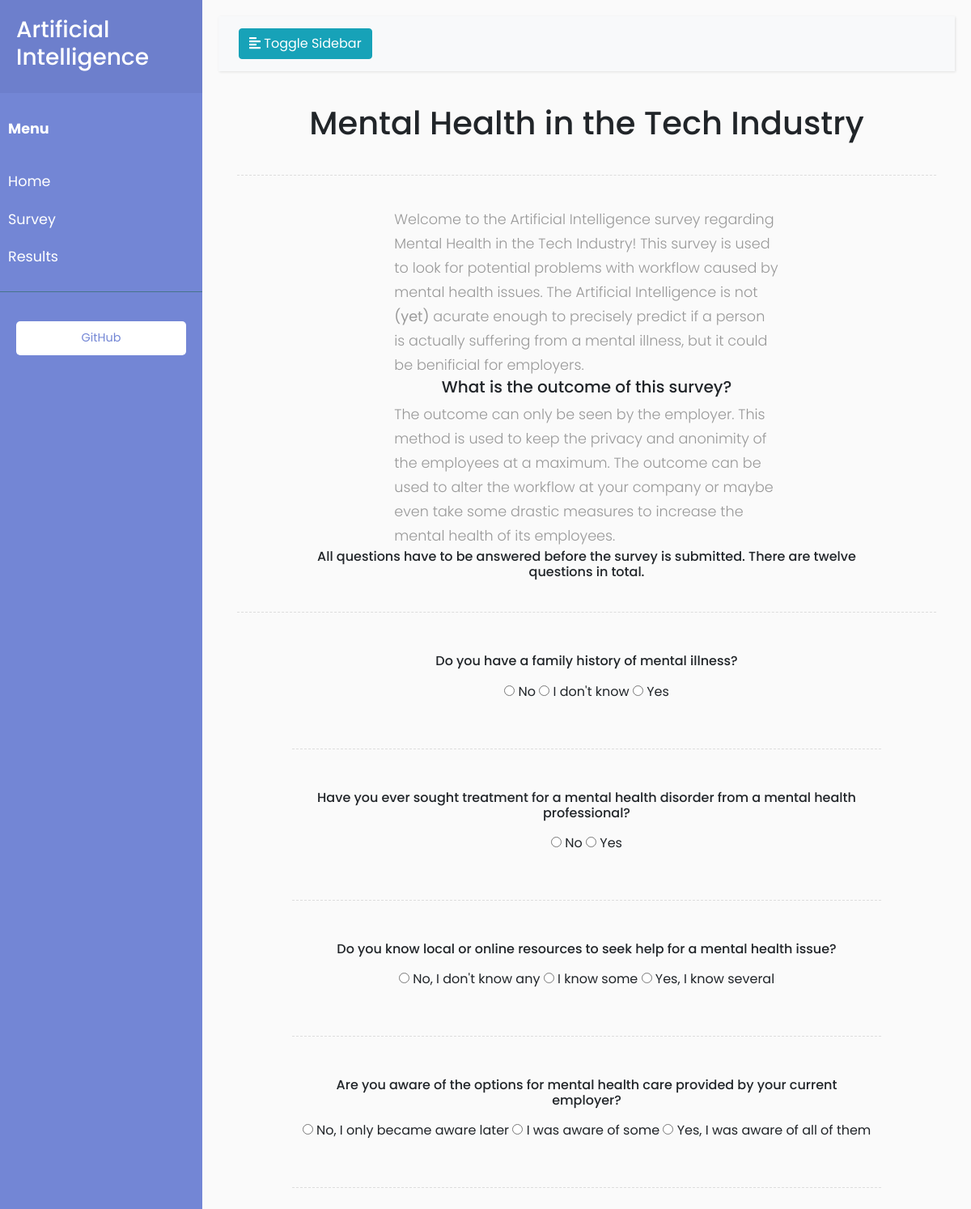
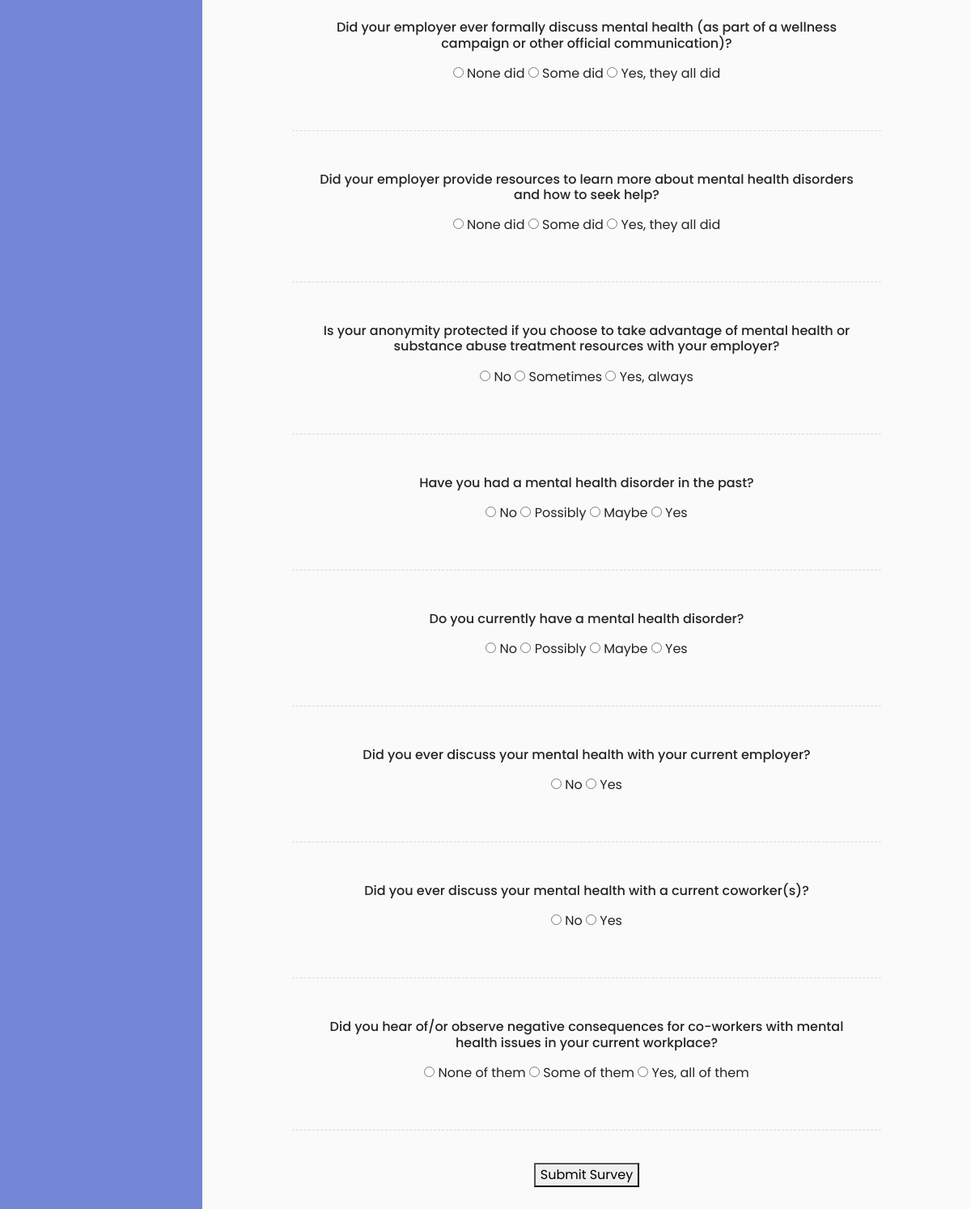
Screenshot of /survey/ with the database file from the repository (2 pictures, top to bottom).
### forms_AI/models.py (models this page shows)
class Questions(models.Model):
    question = models.CharField(max_length=255)
    answer_1 = models.CharField(max_length=255)
    answer_2 = models.CharField(max_length=255)
    answer_3 = models.CharField(max_length=255, blank=True, null=True)
    answer_4 = models.CharField(max_length=255, blank=True, null=True)

### forms_AI/views.py (the view, shortened to what this page needs)
# urls.py: path(r'', views.index, name='forms_AI_index'),
def index(request):
    questionTextRaw = Questions.objects.all()
    answers_1 = forms.RadioButtons_questionOne()
    answers_2 = forms.RadioButtons_questionTwo()
    answers_3 = forms.RadioButtons_questionThree()
    answers_4 = forms.RadioButtons_questionFour()
    answers_5 = forms.RadioButtons_questionFive()
    answers_6 = forms.RadioButtons_questionSix()
    answers_7 = forms.RadioButtons_questionSeven()
    answers_8 = forms.RadioButtons_questionEight()
    answers_9 = forms.RadioButtons_questionNine()
    answers_10 = forms.RadioButtons_questionTen()
    answers_11 = forms.RadioButtons_questionEleven()
    answers_12 = forms.RadioButtons_questionTwelve()
    totalAnswers = [answers_1, answers_2, answers_3, answers_4, answers_5, answers_6, answers_7, answers_8, answers_9, answers_10, answers_11, answers_12]
    information = {
        'questions': questionTextRaw,
        'answers': totalAnswers,
    }
    return render(request, 'forms_AI_index.html', information)

### forms_AI/templatetags/tags.py (called while the page is built)
@register.filter(name='zip')
def zip_lists(a, b):
    return zip(a, b)

### forms_AI/templates/forms_AI_index.html (shortened to what this page needs)
{% extends "base.html" %}
{% load tags %}
{% block page_content %}
<div id="content">
    <nav class="navbar navbar-expand-lg navbar-light bg-light">
        <div class="container-fluid">
            <button type="button" id="sidebarCollapse" class="btn btn-info">
                <i class="fas fa-align-left"></i>
                <span>Toggle Sidebar</span>
            </button>
        </div>
    </nav>
    <div class="context">
        <h1 style="text-align: center;">Mental Health in the Tech Industry</h1>
        <div class="line" style="width: 100%;"></div>
        <p class="text">
            Welcome to the Artificial Intelligence survey regarding Mental Health in the Tech Industry!
            This survey is used to look for potential problems with workflow caused by mental health issues.
            The Artificial Intelligence is not <b>(yet)</b> acurate enough to precisely predict if a person is actually suffering from a mental illness, but it could be benificial for employers.
        </p>
        <h5 style="text-align: center;">What is the outcome of this survey?</h5>
        <p class="text">
            The outcome can only be seen by the employer. This method is used to keep the privacy and anonimity of the employees at a maximum.
            The outcome can be used to alter the workflow at your company or maybe even take some drastic measures to increase the mental health of its employees.
        </p>
        <h6 style="text-align: center;">All questions have to be answered before the survey is submitted. There are twelve questions in total.</h6>
        <div class="line" style="width: 100%"></div>
    </div>
    <form method="POST" class='post-form'>
        {% for x, y in questions|zip:answers %}
        <div class="question {{ x.pk }}">
            <div class="question">
                <h6 class="questions_{{ x.pk }}_text">{{ x.question }}</h6>
                <div id='radiobuttons' style="margin-top: 1em;">
                    {{ y }}
                </div>
            </div>
        </div>
        <div class="line"></div>
        {% endfor %}
        <div class="submit-survey">
            <button id ="button" type="submit">Submit Survey</button>
        </div>
    </form>
</div>
{% endblock %}

### Artificial_Intelligence/templates/base.html (shortened to what this page needs)
{% load static %}
<link rel="stylesheet" href="https://stackpath.bootstrapcdn.com/bootstrap/4.1.3/css/bootstrap.min.css">
<link rel="stylesheet" href="{% static 'css/style.css' %}">
<link rel="stylesheet" href="{% static 'css/jquery-ui.css' %}">
<html>
<head>
</head>
<body>
    <div class="wrapper">
        <nav id="sidebar">
            <div class="sidebar-header"><h3>Artificial Intelligence</h3></div>
            <ul class="list-unstyled components">
                <p style="font-weight: bold;">Menu</p>
                <li><a href="{% url 'mainPage_index' %}">Home</a></li>
                <li><a href="{% url 'forms_AI_index' %}">Survey</a></li>
                <li><a href="{% url 'results_AI_index' %}">Results</a></li>
            </ul>
            <ul class="list-unstyled CTAs">
                <li><a href="https://github.com/DutchFakeTuber/Artificial_Intelligence" target="_blank" class="GitHub">GitHub</a></li>
            </ul>
        </nav>
        {% block page_content %}{% endblock %}
    </div>
</body>
</html>

### static/css/style.css (style rules this page uses)
body { font-family: 'Poppins', sans-serif; background: #fafafa; }
p { font-family: 'Poppins', sans-serif; font-size: 1.1em; font-weight: 300; line-height: 1.7em; color: #999; }
a, a:hover, a:focus { color: inherit; text-decoration: none; transition: all 0.3s; }
.navbar { padding: 15px 10px; background: #fff; border: none; border-radius: 0; margin-bottom: 40px; box-shadow: 1px 1px 3px rgba(0, 0, 0, 0.1); }
.line { width: 100%; height: 1px; border-bottom: 1px dashed #ddd; margin: 40px 0; }
.wrapper { display: flex; width: 100%; align-items: stretch; }
#sidebar { min-width: 250px; max-width: 250px; background: #7386D5; color: #fff; transition: all 0.3s; }
#sidebar .sidebar-header { padding: 20px; background: #6d7fcc; }
#sidebar ul.components { padding: 20px 0; border-bottom: 1px solid #47748b; }
#sidebar ul p { color: #fff; padding: 10px; }
#sidebar ul li a { padding: 10px; font-size: 1.1em; display: block; }
ul.CTAs { padding: 20px; }
ul.CTAs a { text-align: center; font-size: 0.9em !important; display: block; border-radius: 5px; margin-bottom: 5px; }
a.GitHub { background: #fff; color: #7386D5; }
#content { width: 100%; padding: 20px; min-height: 100vh; transition: all 0.3s; }

### forms_AI/templates/forms_AI_index.html (style rules this page uses)
.context { margin-left: auto; margin-right: auto; text-align: left; width: 95%; }
.text { margin: auto; width: 55%; }
h6 { margin: auto; width: 85%; }
.question { margin-left: auto; margin-right: auto; text-align: center; width: 95%; padding: 5px; }
.line { width: 80%; margin-left: auto; margin-right: auto; }
.submit-survey { width: 80%; text-align: center; margin-left: auto; margin-right: auto; }

### rows the page displays
Questions: question "Do you have a family history of mental illness?"
Questions: question "Have you ever sought treatment for a mental health disorder from a mental health professional?"
Questions: question "Do you know local or online resources to seek help for a mental health issue?"
Questions: question "Are you aware of the options for mental health care provided by your current employer?"
Questions: question "Did your employer ever formally discuss mental health (as part of a wellness campaign or other official communication)?"
Questions: question "Did your employer provide resources to learn more about mental health disorders and how to seek help?"
Questions: question "Is your anonymity protected if you choose to take advantage of mental health or substance abuse treatment resources with your employer?"
Questions: question "Have you had a mental health disorder in the past?"
Questions: question "Do you currently have a mental health disorder?"
Questions: question "Did you ever discuss your mental health with your current employer?"
Questions: question "Did you ever discuss your mental health with a current coworker(s)?"
Questions: question "Did you hear of/or observe negative consequences for co-workers with mental health issues in your current workplace?"
